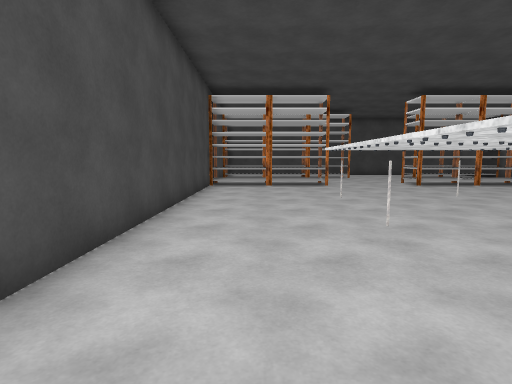
View 1 (above)

19 first-person views from a walk through a Unity game level. The camera is 1.3 m above the floor, tilts 6° down and sees 80° across. The floor is counted in squares, 1 m on a side. Each view is taken from the middle of a square. On the plan, view 1 faces up. The plan holds only what a view shows up to about 14 squares ahead; the rest is blank. The place goes on beyond the plan.

View 2
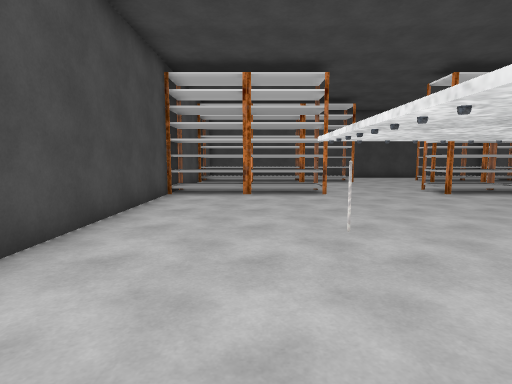

View 3
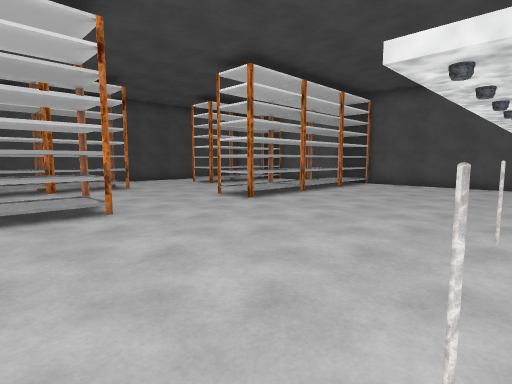

View 4
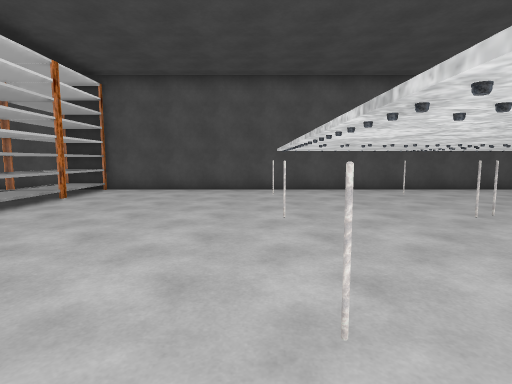

View 5
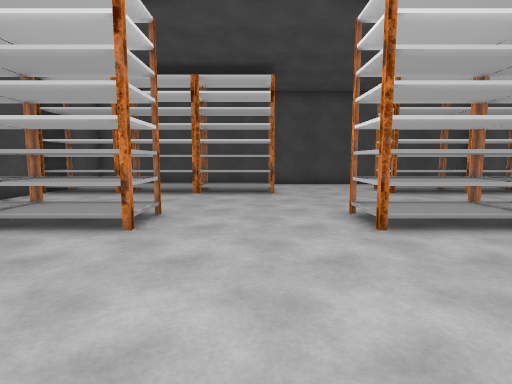

View 6
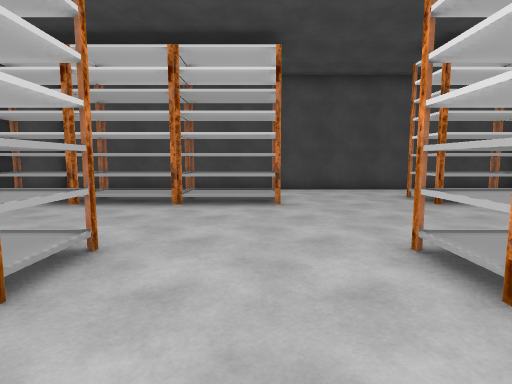

View 7
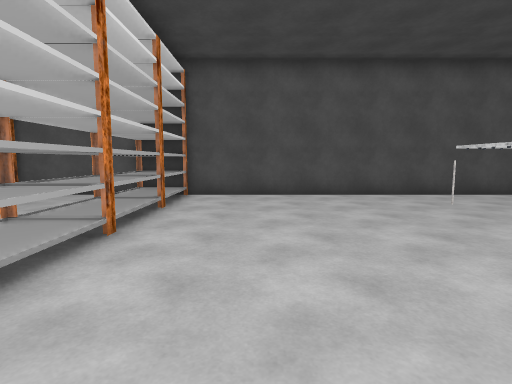

View 8
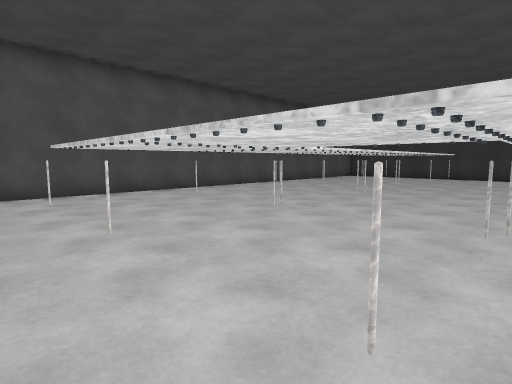

View 9
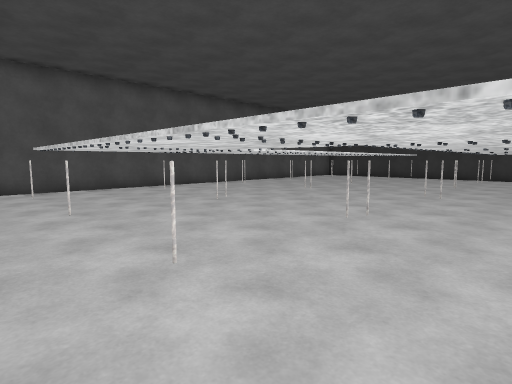

View 10
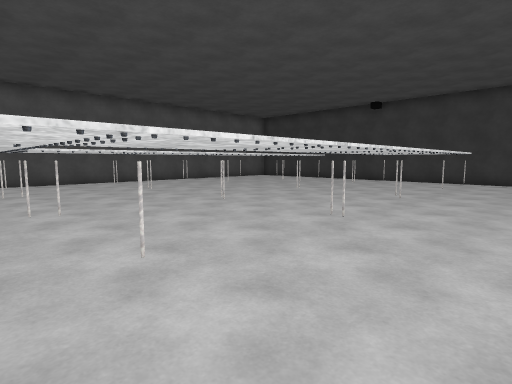

View 11
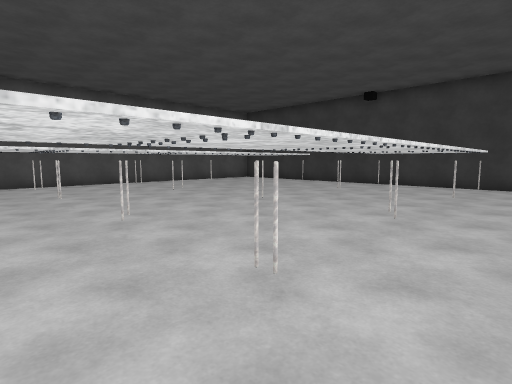

View 12
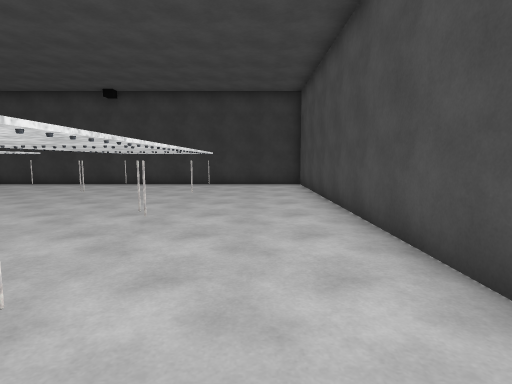

View 13
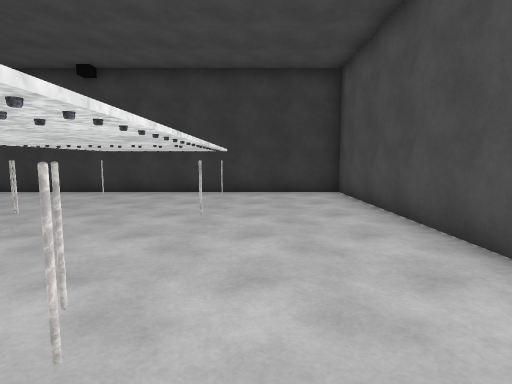

View 14
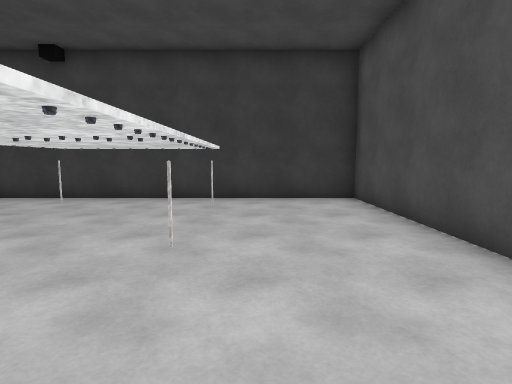

View 15
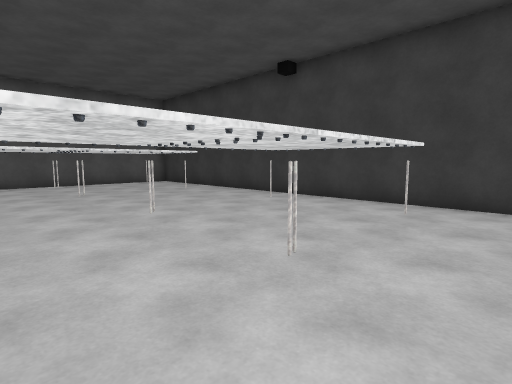

View 16
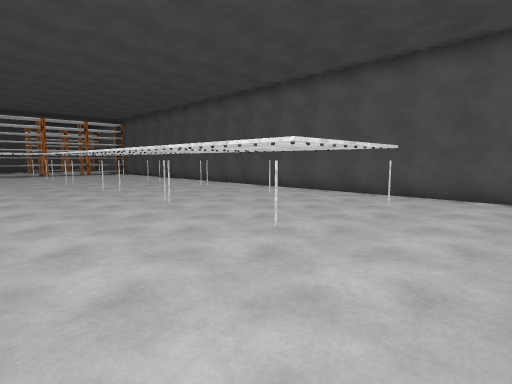

View 17
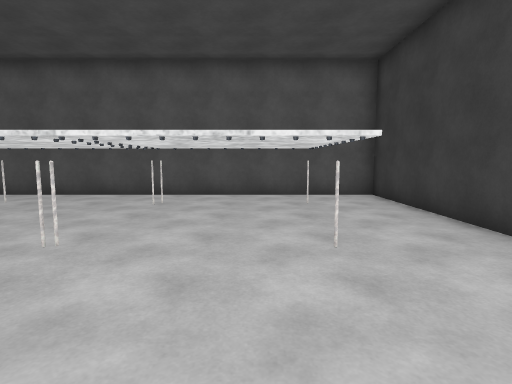

View 18
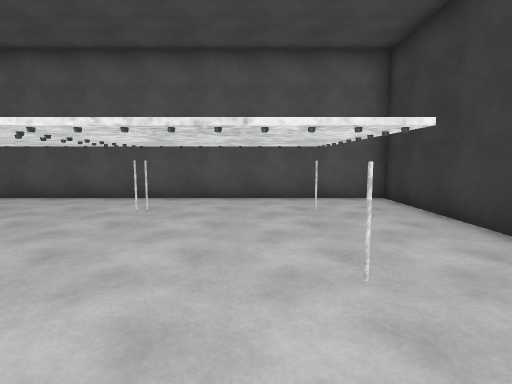

View 19
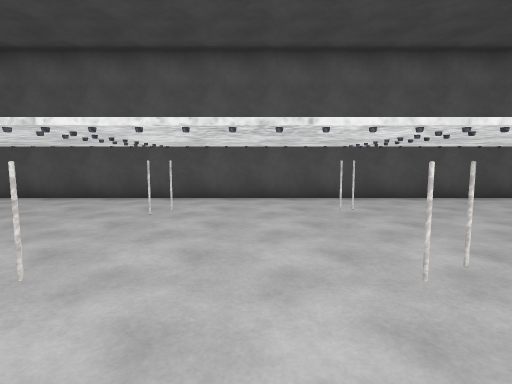

### Floor plan
Key: @ floor where view 1 was taken; # wall or solid block; . floor; O other object.
Columns run from 3 left of view 1 to 18 right of it. Each row starts with its distance up from view 1.
 27  ####################
 26 #         ......
 25 #         ......
 24 #         .....
 23  OOOOOOOOO.....OOOOOO
 22  OOOOOOOOO.....OOOOOO
 21 #..................  #
 20 #....................#
 19     .................#
 18  ...............     #
 17  OOOOOO.....OOOOOOOOO
 16  OOOOOO.....OOOOOOOOO
 15 #....................#
 14 #....................#
 13 #....................#
 12 #....................#
 11 #....................#
 10 #....................#
  9 #....................#
  8 #....OOOOOOOOOOOO....#
  7 #....OOOOOOOOOOOO....#
  6 #....OOOOOOOOOOOO....#
  5 #....OOOOOOOOOOOO....#
  4 #....OOOO....OOOO....#
  3 #....OOOO....OOOO....#
  2  ....OOOO....OOOO....#
  1  ....OOOO...OOOOO....#
  0 #..@.OOOO....OOOO....#
 -1 #....OOOO....OOOO....#
 -2 #....OOOO....OOOO....#
 -3 #....OOOOO...OOOO....#
 -4 #....OOOO....OOOO....#
 -5 #....OOOO....OOOO....#
 -6 #....OOOO....OOOO....#
 -7 #....OOOO....OOOO....#
 -8 #....OOOO....OOOO....#
 -9 #....OOOO....OOOO....#
-10 #....OOOO....OOOO....#
-11 #....................#
-12 #....................#
-13 #....................#
-14 ######################

Positions as (right, up) in squares from view 1, and headings:
1: (0, 0), facing up
2: (1, 4), facing up
3: (1, 8), facing up-right
4: (4, 9), facing right
5: (6, 10), facing up
6: (6, 13), facing up
7: (6, 13), facing right
8: (5, 10), facing down-right
9: (3, 10), facing down-right
10: (-1, 6), facing down-right
11: (0, 3), facing down-right
12: (0, 3), facing down
13: (1, -1), facing down
14: (1, -3), facing down
15: (0, -4), facing down-right
16: (6, -13), facing up-right
17: (6, -9), facing right
18: (7, -9), facing right
19: (7, -1), facing right
